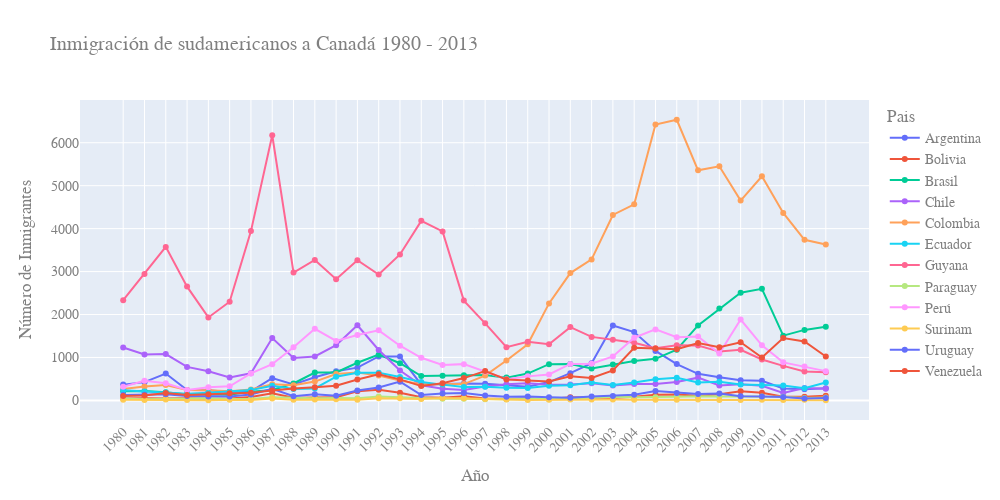

The code cell stored with this chart in its notebook:
### Code cell
fig = px.line(sudamerica, x=sudamerica.index, y=sudamerica.columns,
            title='Inmigración de sudamericanos a Canadá\n1980 - 2013',
            color='Pais', markers = True)
            
fig.update_layout(width=1000, height=500, xaxis={'tickangle': -45}, 
                xaxis_title='Año', 
                yaxis_title='Número de Inmigrantes',
                font_family='Arial',
                font_size=14,
                font_color='grey')

fig.write_html('inmigracion_sudamericanos_canada.html')
fig.show()

### Figure 1 — Plotly figure (JSON) as saved in the notebook; plotly's stock layout.template omitted (floating-point values rounded to 4 significant figures)
{"data": [{"hovertemplate": "Pais=Argentina<br>index=%{x}<br>value=%{y}<extra></extra>", "legendgroup": "Argentina", "line": {"color": "#636efa", "dash": "solid"}, "marker": {"symbol": "circle"}, "mode": "lines+markers", "name": "Argentina", "orientation": "v", "showlegend": true, "type": "scatter", "x": ["1980", "1981", "1982", "1983", "1984", "1985", "1986", "1987", "1988", "1989", "1990", "1991", "1992", "1993", "1994", "1995", "1996", "1997", "1998", "1999", "2000", "2001", "2002", "2003", "2004", "2005", "2006", "2007", "2008", "2009", "2010", "2011", "2012", "2013"], "xaxis": "x", "y": [368, 426, 626, 241, 237, 196, 213, 519, 374, 538, 678, 763, 1023, 1022, 366, 380, 396, 391, 349, 318, 427, 635, 865, 1745, 1591, 1153, 847, 620, 540, 467, 459, 278, 263, 282], "yaxis": "y"}, {"hovertemplate": "Pais=Bolivia<br>index=%{x}<br>value=%{y}<extra></extra>", "legendgroup": "Bolivia", "line": {"color": "#EF553B", "dash": "solid"}, "marker": {"symbol": "circle"}, "mode": "lines+markers", "name": "Bolivia", "orientation": "v", "showlegend": true, "type": "scatter", "x": ["1980", "1981", "1982", "1983", "1984", "1985", "1986", "1987", "1988", "1989", "1990", "1991", "1992", "1993", "1994", "1995", "1996", "1997", "1998", "1999", "2000", "2001", "2002", "2003", "2004", "2005", "2006", "2007", "2008", "2009", "2010", "2011", "2012", "2013"], "xaxis": "x", "y": [44, 52, 42, 49, 38, 44, 79, 165, 63, 68, 71, 214, 247, 180, 75, 61, 96, 43, 33, 42, 33, 72, 57, 59, 85, 134, 139, 107, 143, 214, 180, 86, 83, 107], "yaxis": "y"}, {"hovertemplate": "Pais=Brasil<br>index=%{x}<br>value=%{y}<extra></extra>", "legendgroup": "Brasil", "line": {"color": "#00cc96", "dash": "solid"}, "marker": {"symbol": "circle"}, "mode": "lines+markers", "name": "Brasil", "orientation": "v", "showlegend": true, "type": "scatter", "x": ["1980", "1981", "1982", "1983", "1984", "1985", "1986", "1987", "1988", "1989", "1990", "1991", "1992", "1993", "1994", "1995", "1996", "1997", "1998", "1999", "2000", "2001", "2002", "2003", "2004", "2005", "2006", "2007", "2008", "2009", "2010", "2011", "2012", "2013"], "xaxis": "x", "y": [211, 220, 192, 139, 145, 130, 205, 244, 394, 650, 650, 877, 1066, 866, 566, 572, 586, 591, 531, 626, 845, 847, 745, 839, 917, 969, 1181, 1746, 2138, 2509, 2598, 1508, 1642, 1714], "yaxis": "y"}, {"hovertemplate": "Pais=Chile<br>index=%{x}<br>value=%{y}<extra></extra>", "legendgroup": "Chile", "line": {"color": "#ab63fa", "dash": "solid"}, "marker": {"symbol": "circle"}, "mode": "lines+markers", "name": "Chile", "orientation": "v", "showlegend": true, "type": "scatter", "x": ["1980", "1981", "1982", "1983", "1984", "1985", "1986", "1987", "1988", "1989", "1990", "1991", "1992", "1993", "1994", "1995", "1996", "1997", "1998", "1999", "2000", "2001", "2002", "2003", "2004", "2005", "2006", "2007", "2008", "2009", "2010", "2011", "2012", "2013"], "xaxis": "x", "y": [1233, 1069, 1078, 781, 681, 533, 633, 1454, 990, 1023, 1286, 1749, 1175, 697, 352, 273, 244, 325, 376, 397, 366, 369, 401, 347, 383, 384, 427, 530, 350, 375, 340, 174, 291, 273], "yaxis": "y"}, {"hovertemplate": "Pais=Colombia<br>index=%{x}<br>value=%{y}<extra></extra>", "legendgroup": "Colombia", "line": {"color": "#FFA15A", "dash": "solid"}, "marker": {"symbol": "circle"}, "mode": "lines+markers", "name": "Colombia", "orientation": "v", "showlegend": true, "type": "scatter", "x": ["1980", "1981", "1982", "1983", "1984", "1985", "1986", "1987", "1988", "1989", "1990", "1991", "1992", "1993", "1994", "1995", "1996", "1997", "1998", "1999", "2000", "2001", "2002", "2003", "2004", "2005", "2006", "2007", "2008", "2009", "2010", "2011", "2012", "2013"], "xaxis": "x", "y": [266, 326, 360, 244, 235, 214, 257, 376, 352, 439, 614, 652, 582, 464, 375, 371, 381, 578, 929, 1306, 2259, 2965, 3283, 4318, 4566, 6424, 6535, 5357, 5452, 4652, 5218, 4366, 3741, 3631], "yaxis": "y"}, {"hovertemplate": "Pais=Ecuador<br>index=%{x}<br>value=%{y}<extra></extra>", "legendgroup": "Ecuador", "line": {"color": "#19d3f3", "dash": "solid"}, "marker": {"symbol": "circle"}, "mode": "lines+markers", "name": "Ecuador", "orientation": "v", "showlegend": true, "type": "scatter", "x": ["1980", "1981", "1982", "1983", "1984", "1985", "1986", "1987", "1988", "1989", "1990", "1991", "1992", "1993", "1994", "1995", "1996", "1997", "1998", "1999", "2000", "2001", "2002", "2003", "2004", "2005", "2006", "2007", "2008", "2009", "2010", "2011", "2012", "2013"], "xaxis": "x", "y": [238, 207, 184, 155, 179, 208, 240, 344, 265, 278, 552, 643, 644, 547, 431, 368, 310, 317, 295, 291, 342, 353, 418, 361, 417, 491, 525, 419, 437, 373, 353, 348, 282, 418], "yaxis": "y"}, {"hovertemplate": "Pais=Guyana<br>index=%{x}<br>value=%{y}<extra></extra>", "legendgroup": "Guyana", "line": {"color": "#FF6692", "dash": "solid"}, "marker": {"symbol": "circle"}, "mode": "lines+markers", "name": "Guyana", "orientation": "v", "showlegend": true, "type": "scatter", "x": ["1980", "1981", "1982", "1983", "1984", "1985", "1986", "1987", "1988", "1989", "1990", "1991", "1992", "1993", "1994", "1995", "1996", "1997", "1998", "1999", "2000", "2001", "2002", "2003", "2004", "2005", "2006", "2007", "2008", "2009", "2010", "2011", "2012", "2013"], "xaxis": "x", "y": [2334, 2943, 3575, 2650, 1932, 2299, 3942, 6174, 2977, 3270, 2824, 3266, 2932, 3399, 4181, 3935, 2324, 1795, 1238, 1366, 1308, 1707, 1479, 1410, 1341, 1215, 1286, 1277, 1137, 1180, 953, 804, 676, 656], "yaxis": "y"}, {"hovertemplate": "Pais=Paraguay<br>index=%{x}<br>value=%{y}<extra></extra>", "legendgroup": "Paraguay", "line": {"color": "#B6E880", "dash": "solid"}, "marker": {"symbol": "circle"}, "mode": "lines+markers", "name": "Paraguay", "orientation": "v", "showlegend": true, "type": "scatter", "x": ["1980", "1981", "1982", "1983", "1984", "1985", "1986", "1987", "1988", "1989", "1990", "1991", "1992", "1993", "1994", "1995", "1996", "1997", "1998", "1999", "2000", "2001", "2002", "2003", "2004", "2005", "2006", "2007", "2008", "2009", "2010", "2011", "2012", "2013"], "xaxis": "x", "y": [45, 26, 32, 40, 48, 36, 34, 72, 53, 48, 56, 51, 94, 75, 46, 39, 38, 30, 25, 34, 29, 34, 60, 88, 74, 75, 88, 98, 95, 88, 89, 83, 55, 66], "yaxis": "y"}, {"hovertemplate": "Pais=Perú<br>index=%{x}<br>value=%{y}<extra></extra>", "legendgroup": "Perú", "line": {"color": "#FF97FF", "dash": "solid"}, "marker": {"symbol": "circle"}, "mode": "lines+markers", "name": "Perú", "orientation": "v", "showlegend": true, "type": "scatter", "x": ["1980", "1981", "1982", "1983", "1984", "1985", "1986", "1987", "1988", "1989", "1990", "1991", "1992", "1993", "1994", "1995", "1996", "1997", "1998", "1999", "2000", "2001", "2002", "2003", "2004", "2005", "2006", "2007", "2008", "2009", "2010", "2011", "2012", "2013"], "xaxis": "x", "y": [317, 456, 401, 241, 306, 328, 628, 843, 1237, 1667, 1384, 1522, 1632, 1274, 993, 827, 845, 676, 493, 560, 603, 849, 855, 1023, 1460, 1653, 1473, 1490, 1094, 1884, 1283, 886, 787, 682], "yaxis": "y"}, {"hovertemplate": "Pais=Surinam<br>index=%{x}<br>value=%{y}<extra></extra>", "legendgroup": "Surinam", "line": {"color": "#FECB52", "dash": "solid"}, "marker": {"symbol": "circle"}, "mode": "lines+markers", "name": "Surinam", "orientation": "v", "showlegend": true, "type": "scatter", "x": ["1980", "1981", "1982", "1983", "1984", "1985", "1986", "1987", "1988", "1989", "1990", "1991", "1992", "1993", "1994", "1995", "1996", "1997", "1998", "1999", "2000", "2001", "2002", "2003", "2004", "2005", "2006", "2007", "2008", "2009", "2010", "2011", "2012", "2013"], "xaxis": "x", "y": [15, 10, 21, 12, 5, 16, 7, 46, 16, 24, 26, 13, 53, 51, 32, 58, 51, 35, 22, 11, 16, 22, 22, 22, 17, 15, 16, 20, 9, 12, 13, 11, 16, 4], "yaxis": "y"}, {"hovertemplate": "Pais=Uruguay<br>index=%{x}<br>value=%{y}<extra></extra>", "legendgroup": "Uruguay", "line": {"color": "#636efa", "dash": "solid"}, "marker": {"symbol": "circle"}, "mode": "lines+markers", "name": "Uruguay", "orientation": "v", "showlegend": true, "type": "scatter", "x": ["1980", "1981", "1982", "1983", "1984", "1985", "1986", "1987", "1988", "1989", "1990", "1991", "1992", "1993", "1994", "1995", "1996", "1997", "1998", "1999", "2000", "2001", "2002", "2003", "2004", "2005", "2006", "2007", "2008", "2009", "2010", "2011", "2012", "2013"], "xaxis": "x", "y": [128, 132, 146, 105, 90, 92, 137, 269, 99, 144, 111, 229, 299, 437, 125, 164, 171, 117, 87, 93, 75, 64, 91, 103, 130, 217, 175, 147, 160, 99, 93, 81, 47, 58], "yaxis": "y"}, {"hovertemplate": "Pais=Venezuela<br>index=%{x}<br>value=%{y}<extra></extra>", "legendgroup": "Venezuela", "line": {"color": "#EF553B", "dash": "solid"}, "marker": {"symbol": "circle"}, "mode": "lines+markers", "name": "Venezuela", "orientation": "v", "showlegend": true, "type": "scatter", "x": ["1980", "1981", "1982", "1983", "1984", "1985", "1986", "1987", "1988", "1989", "1990", "1991", "1992", "1993", "1994", "1995", "1996", "1997", "1998", "1999", "2000", "2001", "2002", "2003", "2004", "2005", "2006", "2007", "2008", "2009", "2010", "2011", "2012", "2013"], "xaxis": "x", "y": [103, 117, 174, 124, 142, 165, 179, 229, 279, 304, 344, 487, 610, 490, 334, 402, 520, 686, 489, 464, 443, 560, 524, 699, 1224, 1211, 1192, 1335, 1239, 1353, 998, 1452, 1373, 1022], "yaxis": "y"}], "layout": {"font": {"color": "grey", "family": "Arial", "size": 14}, "height": 500, "legend": {"title": {"text": "Pais"}, "tracegroupgap": 0}, "title": {"text": "Inmigración de sudamericanos a Canadá\n1980 - 2013"}, "width": 1000, "xaxis": {"anchor": "y", "domain": [0, 1], "tickangle": -45, "title": {"text": "Año"}}, "yaxis": {"anchor": "x", "domain": [0, 1], "title": {"text": "Número de Inmigrantes"}}}}
